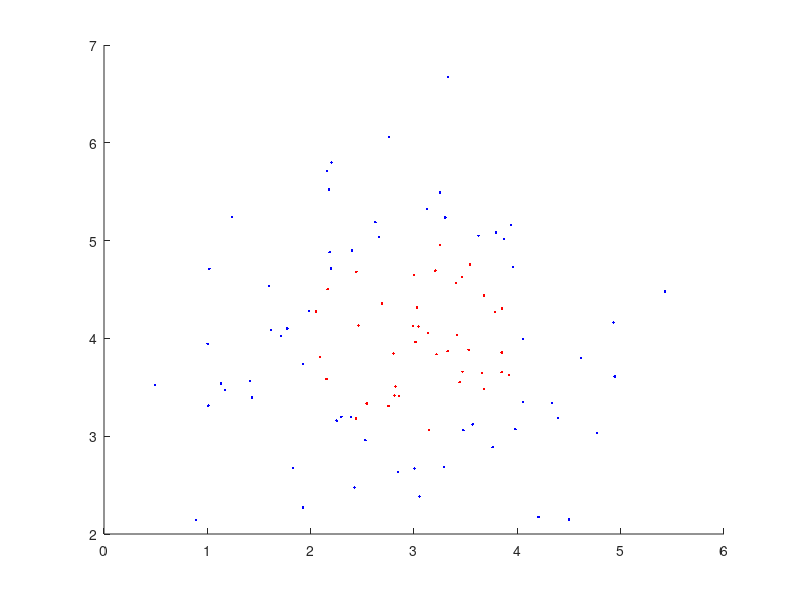

This chart was generated by the following MATLAB code: (Note: this script raises an error after producing the figure.)
load('credit.mat');

hold on
for i = 1:100
    if label(i) == 1
        plot(data(i,1), data(i,2), 'r.')
    else
        plot(data(i,1), data(i,2), 'b.')
    end
end

X = featuretransform(data, 2);
[sx, sy] = size(X);
weights = zeros(1,sy);
options = optimset('GradObj', 'on', 'MaxIter', 1000 );
[weight1, objval1] = fminunc(@(weights)...
    (objgradcompute(weights,X,label,0)), weights, options);
plotdecisionboundary(weight1, 0:0.1:7, 0:0.1:7, 'r');

[weight2, objval2] = fminunc(@(weights)...
    (objgradcompute(weights,X,label,0.01)), weights, options);
plotdecisionboundary(weight2, 0:0.1:7, 0:0.1:7, 'b');

[weight3, objval3] = fminunc(@(weights)...
    (objgradcompute(weights,X,label,0.1)), weights, options);
plotdecisionboundary(weight3, 0:0.1:7, 0:0.1:7, 'g');

legend('Red: lambda=0','Blue: lambda=0.01','Green: lambda=0.1')

figure

lindiscriminant(data, label, 'k')
